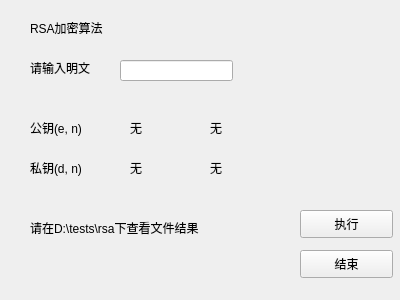
<?xml version="1.0" encoding="UTF-8"?>
<ui version="4.0">
 <class>rsaw</class>
 <widget class="QWidget" name="rsaw">
  <property name="geometry">
   <rect>
    <x>0</x>
    <y>0</y>
    <width>400</width>
    <height>300</height>
   </rect>
  </property>
  <property name="windowTitle">
   <string>Form</string>
  </property>
  <widget class="QLabel" name="label_2">
   <property name="geometry">
    <rect>
     <x>30</x>
     <y>60</y>
     <width>81</width>
     <height>16</height>
    </rect>
   </property>
   <property name="text">
    <string>请输入明文</string>
   </property>
  </widget>
  <widget class="QLineEdit" name="message">
   <property name="geometry">
    <rect>
     <x>120</x>
     <y>60</y>
     <width>113</width>
     <height>21</height>
    </rect>
   </property>
  </widget>
  <widget class="QLabel" name="label_5">
   <property name="geometry">
    <rect>
     <x>30</x>
     <y>160</y>
     <width>81</width>
     <height>16</height>
    </rect>
   </property>
   <property name="text">
    <string>私钥(d, n)</string>
   </property>
  </widget>
  <widget class="QLabel" name="label">
   <property name="geometry">
    <rect>
     <x>30</x>
     <y>20</y>
     <width>101</width>
     <height>16</height>
    </rect>
   </property>
   <property name="text">
    <string>RSA加密算法</string>
   </property>
  </widget>
  <widget class="QPushButton" name="excute">
   <property name="geometry">
    <rect>
     <x>300</x>
     <y>210</y>
     <width>93</width>
     <height>28</height>
    </rect>
   </property>
   <property name="text">
    <string>执行</string>
   </property>
  </widget>
  <widget class="QLabel" name="e">
   <property name="geometry">
    <rect>
     <x>130</x>
     <y>120</y>
     <width>72</width>
     <height>15</height>
    </rect>
   </property>
   <property name="text">
    <string>无</string>
   </property>
  </widget>
  <widget class="QLabel" name="label_3">
   <property name="geometry">
    <rect>
     <x>30</x>
     <y>120</y>
     <width>81</width>
     <height>16</height>
    </rect>
   </property>
   <property name="text">
    <string>公钥(e, n)</string>
   </property>
  </widget>
  <widget class="QLabel" name="d">
   <property name="geometry">
    <rect>
     <x>130</x>
     <y>160</y>
     <width>72</width>
     <height>15</height>
    </rect>
   </property>
   <property name="text">
    <string>无</string>
   </property>
  </widget>
  <widget class="QPushButton" name="endExcute">
   <property name="geometry">
    <rect>
     <x>300</x>
     <y>250</y>
     <width>93</width>
     <height>28</height>
    </rect>
   </property>
   <property name="text">
    <string>结束</string>
   </property>
  </widget>
  <widget class="QLabel" name="n">
   <property name="geometry">
    <rect>
     <x>210</x>
     <y>120</y>
     <width>72</width>
     <height>15</height>
    </rect>
   </property>
   <property name="text">
    <string>无</string>
   </property>
  </widget>
  <widget class="QLabel" name="n2">
   <property name="geometry">
    <rect>
     <x>210</x>
     <y>160</y>
     <width>72</width>
     <height>15</height>
    </rect>
   </property>
   <property name="text">
    <string>无</string>
   </property>
  </widget>
  <widget class="QLabel" name="label_4">
   <property name="geometry">
    <rect>
     <x>30</x>
     <y>220</y>
     <width>241</width>
     <height>16</height>
    </rect>
   </property>
   <property name="text">
    <string>请在D:\tests\rsa下查看文件结果</string>
   </property>
  </widget>
 </widget>
 <resources/>
 <connections/>
</ui>
